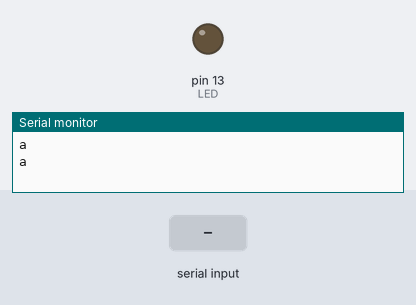
This sketch was run on a simulated Arduino Uno, built with avr-gcc and run on an emulated ATmega328P. On the bench: output pins drawn as LEDs (lit = HIGH), the last lines printed to the serial monitor. Inputs (shaded band) come from the test bench.

Above: at 1.2 s.
1.3 s: "0" received over Serial
At 3.1 s:
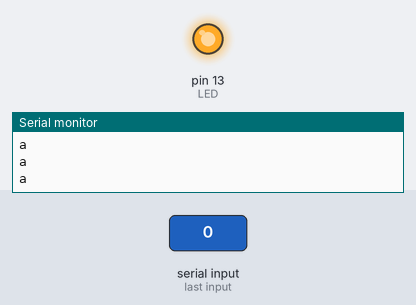
3.5 s: "1" received over Serial
At 4.6 s:
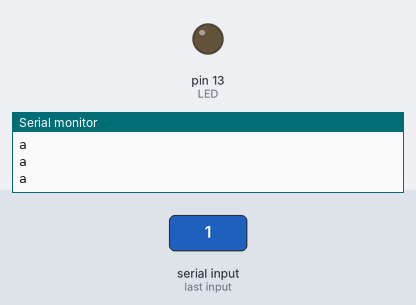
Timing chart, 0 to 6.5 s (numbered marks = the images above; inputs shaded):
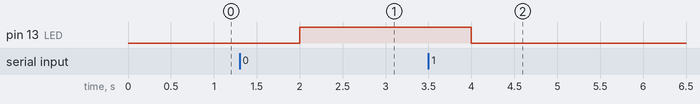

Measured:
- after the input at 1.3 s, pin 13 (LED): LOW → HIGH after 0.70 s
- after the input at 3.5 s, pin 13 (LED): HIGH → LOW after 0.50 s

The sketch:

serial_opencr.ino
```cpp
int LED = 13;

void setup() {
  Serial.begin(115200);
  //Serial1.begin(9600);
  pinMode(LED, OUTPUT);
}

void loop() {
  char Data = Serial.read();
  if(Data == '1'){
    digitalWrite(LED, LOW);
    //Serial1.print('0');
    //delay(1000);
  }
  else if(Data == '0'){
    digitalWrite(LED, HIGH);
    //Serial1.print('1');
    //delay(1000);
  }
  else{
    Serial.print("a\n");
    delay(1000);
  }
}
```
